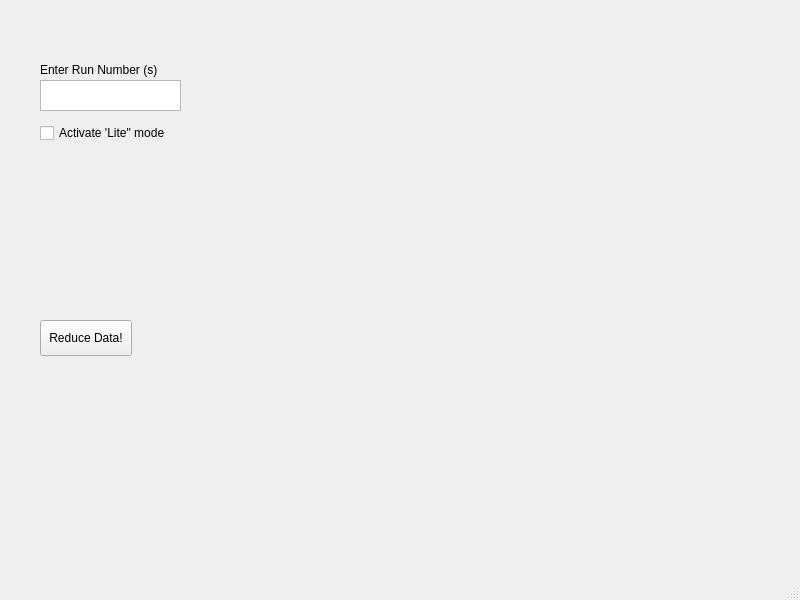
<?xml version="1.0" encoding="UTF-8"?>
<ui version="4.0">
 <class>MainWindow</class>
 <widget class="QMainWindow" name="MainWindow">
  <property name="geometry">
   <rect>
    <x>0</x>
    <y>0</y>
    <width>800</width>
    <height>600</height>
   </rect>
  </property>
  <property name="windowTitle">
   <string>MainWindow</string>
  </property>
  <widget class="QWidget" name="centralwidget">
   <widget class="QPlainTextEdit" name="runString">
    <property name="geometry">
     <rect>
      <x>40</x>
      <y>80</y>
      <width>141</width>
      <height>31</height>
     </rect>
    </property>
    <property name="toolTip">
     <string>&lt;html&gt;&lt;head/&gt;&lt;body&gt;&lt;p&gt;Enter run number(s) for reduction as comma separated list&lt;/p&gt;&lt;/body&gt;&lt;/html&gt;</string>
    </property>
   </widget>
   <widget class="QPushButton" name="executeReduce">
    <property name="geometry">
     <rect>
      <x>40</x>
      <y>320</y>
      <width>92</width>
      <height>36</height>
     </rect>
    </property>
    <property name="text">
     <string>Reduce Data!</string>
    </property>
   </widget>
   <widget class="QCheckBox" name="checkBox">
    <property name="geometry">
     <rect>
      <x>40</x>
      <y>120</y>
      <width>161</width>
      <height>26</height>
     </rect>
    </property>
    <property name="text">
     <string>Activate 'Lite&quot; mode</string>
    </property>
   </widget>
   <widget class="QLabel" name="label">
    <property name="geometry">
     <rect>
      <x>40</x>
      <y>60</y>
      <width>151</width>
      <height>20</height>
     </rect>
    </property>
    <property name="text">
     <string>Enter Run Number (s)</string>
    </property>
   </widget>
  </widget>
  <widget class="QMenuBar" name="menubar">
   <property name="geometry">
    <rect>
     <x>0</x>
     <y>0</y>
     <width>800</width>
     <height>28</height>
    </rect>
   </property>
  </widget>
  <widget class="QStatusBar" name="statusbar"/>
 </widget>
 <resources/>
 <connections/>
</ui>
